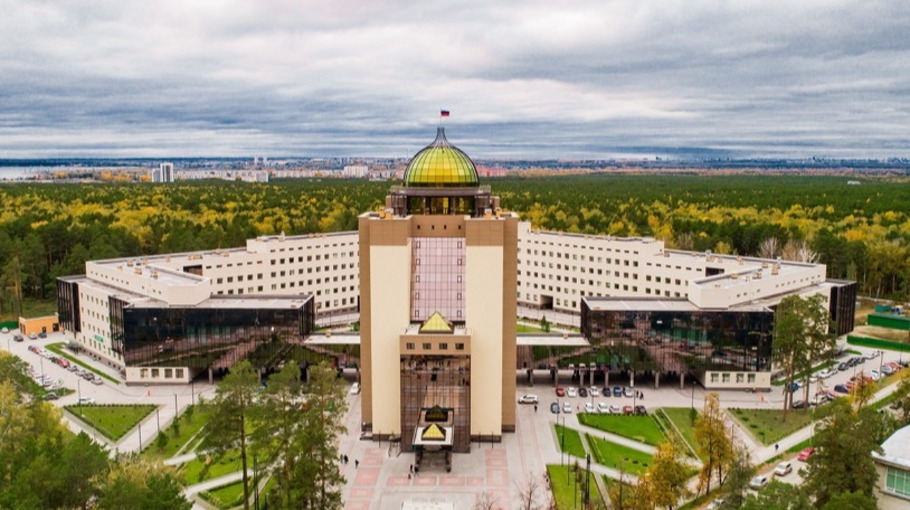
#> input picture task1/test2.png, 910 x 510 px
$ python task1.py
#> lines starting #> are read from the running program, lines starting #| are printed output that depends on the picture; long printed decimals are rounded
import cv2
import numpy as np

img = cv2.imread("test2.png", 0)
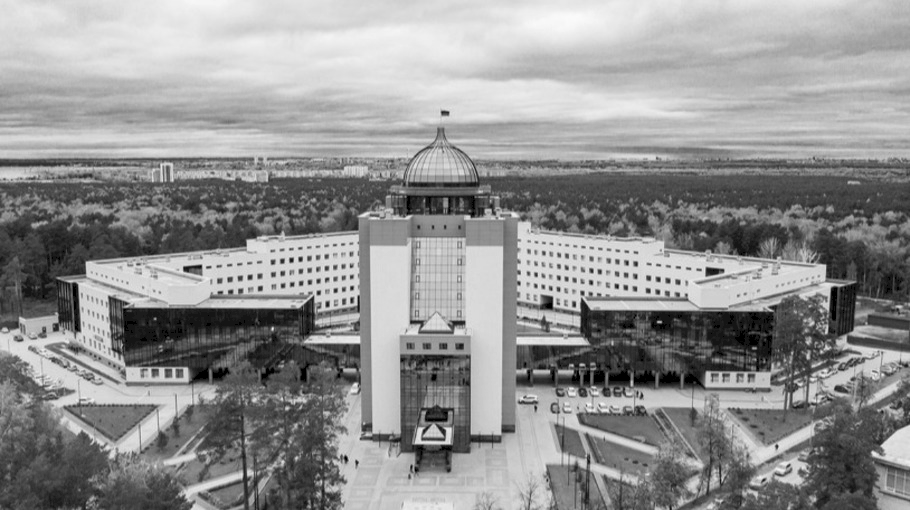
#> img: shape (510, 910); min 0, max 251, mean 145.8

T = 150
height, width = img.shape
#> height = 510; width = 910
print(height, width, height * width)
#| 510 910 464100


def brightness_counter(img, height, width):
#> called with height = 510, width = 910
    i = 0
    for j in range(height):
        for k in range(width):
            if img[j, k] >= T:
                i += 1
#> after the loop, i = 246877
    return i


print(brightness_counter(img, height, width) / (height * width) * 100)
#| 53.195
